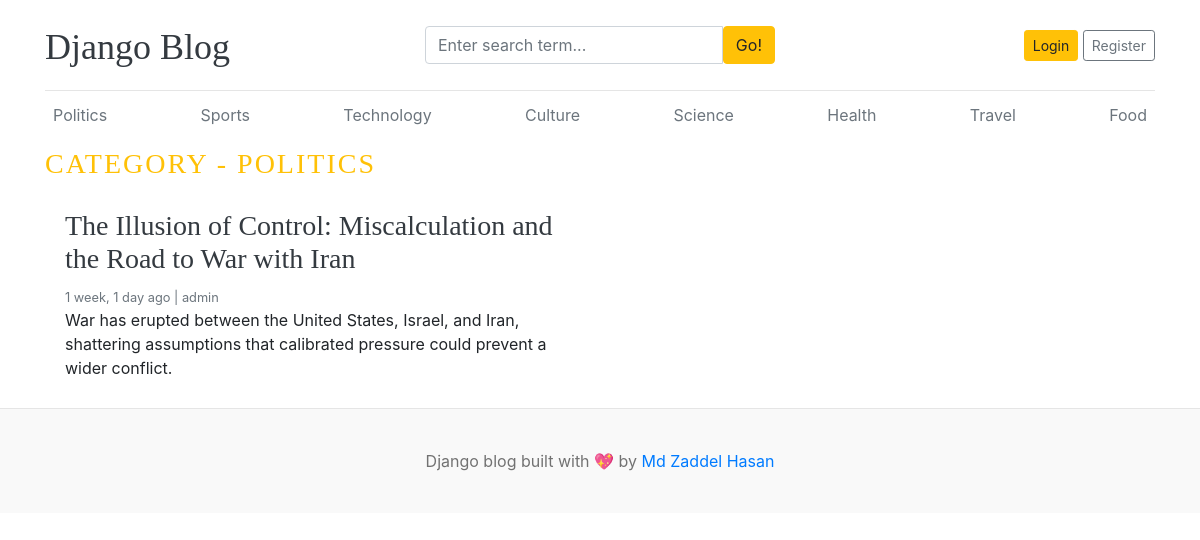
Screenshot of /category/posts-by-category/1/ with the database file from the repository.
### blogs/models.py (models this page shows, shortened)
class Category(models.Model):
    category_name = models.CharField(max_length=100,unique=True)
    created_at = models.DateTimeField(auto_now_add=True)
    updated_at = models.DateTimeField(auto_now=True)
    class Meta:
        verbose_name = 'Category'
        verbose_name_plural = 'Categories'
    def __str__(self):
        return self.category_name

class Blog(models.Model):
    title = models.CharField(max_length=200)
    slug = models.SlugField(max_length=200, unique=True, blank=True)
    category = models.ForeignKey(Category, on_delete=models.CASCADE)
    author = models.ForeignKey(User, on_delete=models.CASCADE)
    featured_image = models.ImageField(upload_to='uploads/%Y/%m/%d/')
    short_description = models.TextField(max_length=500)
    blog_body = models.TextField(max_length=2000)
    status = models.CharField(max_length=20, choices=STATUS_CHOICES, default="Draft")
    is_featured = models.BooleanField(default=False)
    created_at = models.DateTimeField(auto_now_add=True)
    updated_at = models.DateTimeField(auto_now=True)
    class Meta:
        verbose_name = 'Blog'
        verbose_name_plural = 'Blogs'

### blogs/views.py (the view)
# urls.py: path('posts-by-category/<int:category_id>/', views.category_posts, name='posts_by_category'),
def category_posts(request, category_id):
    category = get_object_or_404(Category, pk=category_id)
    posts = Blog.objects.filter(status='Published', category=category)
    if not posts.exists():
        raise Http404("No posts found for this category.")
    context = {
        'posts': posts,
        'category': category,
        'category_id': category_id,
    }
    return render(request, 'category_posts.html', context)

### blogs/context_processors.py (called while the page is built)
def get_categories(request):
    categories = Category.objects.all()
    return dict(categories=categories)

def get_social_link(request):
    social_links = SocialLink.objects.all()
    return dict(social_links=social_links)

### templates/category_posts.html
{% extends 'base.html' %}
{% block content %}
<h3 class="text-uppercase text-warning" style="letter-spacing: 2px;">Category - {{ category }}</h3>
<div class="row mb-2">
    {% if posts.count == 0 %}
        <p>No post found</p>
    {% else %}
        {% for post in posts %}
            <div class="col-md-6">
                <div class="card border-0" >
                    <div class="card-body">
                        <h3><a href="{% url 'blogs' post.slug %}" class="text-dark">{{ post.title }}</a></h3>
                        <small class="mb-1 text-muted">{{ post.created_at| timesince }} ago | {{ post.author }}</small>
                        <p class="card-text">{{ post.short_description | truncatewords:20 }}</p>
                    </div>
                </div>
            </div>
        {% endfor %}
    {% endif %}
  </div>
</div>
{% endblock %}

### templates/base.html (shortened to what this page needs)
{% load static %}
<!DOCTYPE html>
<html lang="en">
<head>
    <link href="https://getbootstrap.com/docs/4.0/dist/css/bootstrap.min.css" rel="stylesheet">
    <link href="{% static 'css/blog.css' %}" rel="stylesheet">
    <link rel="stylesheet" href="https://cdnjs.cloudflare.com/ajax/libs/font-awesome/4.7.0/css/font-awesome.min.css">
  </head>
<body>
    <div class="container">
      <header class="blog-header py-3">
        <div class="row flex-nowrap justify-content-between align-items-center">
          <div class="col-4 pt-1">
            <a class="blog-header-logo text-dark" href="/">Django Blog</a>
          </div>
          <div class="col-4">
            <form action="{% url 'search' %}" method="GET">
              <div class="input-group">
                <input class="form-control" type="text" name="keyword" value="{{ keyword }}" placeholder="Enter search term..." aria-label="Enter search term..." aria-describedby="button-search" />
                <button type="submit" class="btn btn-warning" id="button-search" type="button">Go!</button>
            </div>
            </form>
          </div>
          <div class="col-4 d-flex justify-content-end align-items-center">
            {% if not user.is_authenticated %}
            <a class="btn btn-sm btn-warning" href="{% url 'login' %}">Login</a> &nbsp;
            <a class="btn btn-sm btn-outline-secondary" href="{% url 'register' %}">Register</a>
            {% else %}
            <span><a href="{% url 'dashboard' %}">Dashboard</a></span> &emsp;
            <span><a href="{% url 'logout' %}">Logout</a></span>
            {% endif %}
          </div>
        </div>
      </header>
      <div class="nav-scroller py-1 mb-2">
        <nav class="nav d-flex justify-content-between">
          {% for cat in categories %}
          <a class="p-2 text-muted" href="{% url 'posts_by_category' cat.id %}">{{ cat.category_name }}</a>
          {% endfor %}
        </nav>
      </div>
{% block content %}
{% endblock %}
    <footer class="blog-footer">
        <p>Django blog built with 💖 by <a href="#">Md Zaddel Hasan</a></p>
    </footer>
</body>
</html>

### blog_main/static/css/blog.css (style rules this page uses)
.blog-header { border-bottom: 1px solid #e5e5e5; }
.blog-header-logo { font-family: "Playfair Display", Georgia, "Times New Roman", serif; font-size: 2.25rem; }
h1, h2, h3, h4, h5, h6 { font-family: "Playfair Display", Georgia, "Times New Roman", serif; }
.blog-footer { padding: 2.5rem 0; color: #727272; text-align: center; background-color: #f9f9f9; border-top: .05rem solid #e5e5e5; }
.blog-footer p:last-child { margin-bottom: 0; }

### rows the page displays
Category: category_name "Politics", category_name "POLITICS"
Category: category_name "Sports"
Category: category_name "Technology"
Category: category_name "Culture"
Category: category_name "Science"
Category: category_name "Health"
Category: category_name "Travel"
Category: category_name "Food"
Blog: title "The Illusion of Control: Miscalculation and the Road to War with Iran", created_at "1 week, 1 day", author "admin", short_description "War has erupted between the United States, Israel, and Iran, shattering assumptions that calibrated pressure could prevent a wider conflict."
